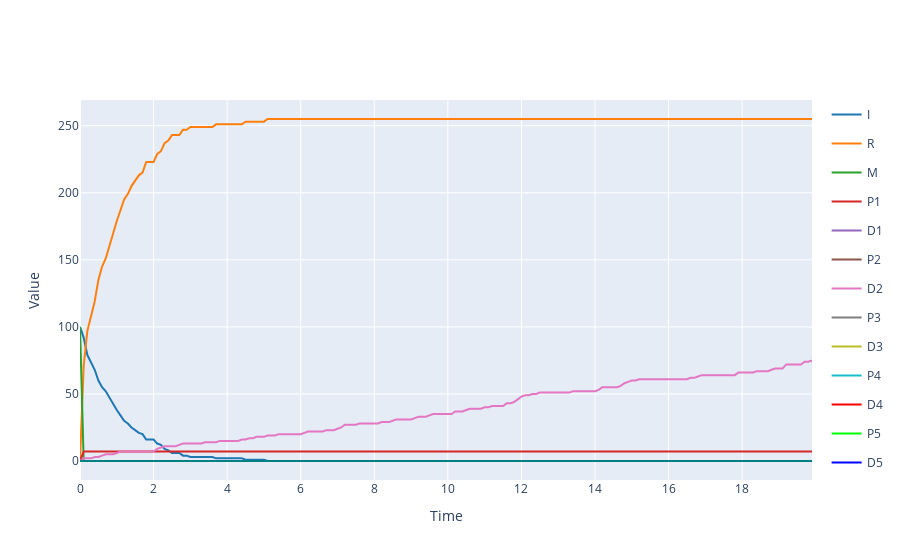

Notebook source saved alongside this figure:
### Markdown cell above
# Visualization

### Code cell
result.plotplotly()

### Figure 1 — Plotly figure (JSON) as saved in the notebook; plotly's stock layout.template omitted (floating-point values rounded to 4 significant figures; data arrays with more than 128 entries replaced by an {"elided": "..."} marker saying what was removed)
{"data": [{"legendgroup": "I", "line": {"color": "#1f77b4"}, "mode": "lines", "name": "I", "type": "scatter", "x": {"elided": "200 float values"}, "y": {"elided": "200 int values"}}, {"legendgroup": "R", "line": {"color": "#ff7f0e"}, "mode": "lines", "name": "R", "type": "scatter", "x": {"elided": "200 float values"}, "y": {"elided": "200 int values"}}, {"legendgroup": "M", "line": {"color": "#2ca02c"}, "mode": "lines", "name": "M", "type": "scatter", "x": {"elided": "200 float values"}, "y": {"elided": "200 int values"}}, {"legendgroup": "P1", "line": {"color": "#d62728"}, "mode": "lines", "name": "P1", "type": "scatter", "x": {"elided": "200 float values"}, "y": {"elided": "200 int values"}}, {"legendgroup": "D1", "line": {"color": "#9467bd"}, "mode": "lines", "name": "D1", "type": "scatter", "x": {"elided": "200 float values"}, "y": {"elided": "200 int values"}}, {"legendgroup": "P2", "line": {"color": "#8c564b"}, "mode": "lines", "name": "P2", "type": "scatter", "x": {"elided": "200 float values"}, "y": {"elided": "200 int values"}}, {"legendgroup": "D2", "line": {"color": "#e377c2"}, "mode": "lines", "name": "D2", "type": "scatter", "x": {"elided": "200 float values"}, "y": {"elided": "200 int values"}}, {"legendgroup": "P3", "line": {"color": "#7f7f7f"}, "mode": "lines", "name": "P3", "type": "scatter", "x": {"elided": "200 float values"}, "y": {"elided": "200 int values"}}, {"legendgroup": "D3", "line": {"color": "#bcbd22"}, "mode": "lines", "name": "D3", "type": "scatter", "x": {"elided": "200 float values"}, "y": {"elided": "200 int values"}}, {"legendgroup": "P4", "line": {"color": "#17becf"}, "mode": "lines", "name": "P4", "type": "scatter", "x": {"elided": "200 float values"}, "y": {"elided": "200 int values"}}, {"legendgroup": "D4", "line": {"color": "#ff0000"}, "mode": "lines", "name": "D4", "type": "scatter", "x": {"elided": "200 float values"}, "y": {"elided": "200 int values"}}, {"legendgroup": "P5", "line": {"color": "#00ff00"}, "mode": "lines", "name": "P5", "type": "scatter", "x": {"elided": "200 float values"}, "y": {"elided": "200 int values"}}, {"legendgroup": "D5", "line": {"color": "#0000ff"}, "mode": "lines", "name": "D5", "type": "scatter", "x": {"elided": "200 float values"}, "y": {"elided": "200 int values"}}, {"legendgroup": "P6", "line": {"color": "#ffff00"}, "mode": "lines", "name": "P6", "type": "scatter", "x": {"elided": "200 float values"}, "y": {"elided": "200 int values"}}, {"legendgroup": "D6", "line": {"color": "#00ffff"}, "mode": "lines", "name": "D6", "type": "scatter", "x": {"elided": "200 float values"}, "y": {"elided": "200 int values"}}, {"legendgroup": "P7", "line": {"color": "#ff00ff"}, "mode": "lines", "name": "P7", "type": "scatter", "x": {"elided": "200 float values"}, "y": {"elided": "200 int values"}}, {"legendgroup": "D7", "line": {"color": "#800000"}, "mode": "lines", "name": "D7", "type": "scatter", "x": {"elided": "200 float values"}, "y": {"elided": "200 int values"}}, {"legendgroup": "P8", "line": {"color": "#808000"}, "mode": "lines", "name": "P8", "type": "scatter", "x": {"elided": "200 float values"}, "y": {"elided": "200 int values"}}, {"legendgroup": "D8", "line": {"color": "#008000"}, "mode": "lines", "name": "D8", "type": "scatter", "x": {"elided": "200 float values"}, "y": {"elided": "200 int values"}}, {"legendgroup": "P9", "line": {"color": "#800080"}, "mode": "lines", "name": "P9", "type": "scatter", "x": {"elided": "200 float values"}, "y": {"elided": "200 int values"}}, {"legendgroup": "D9", "line": {"color": "#008080"}, "mode": "lines", "name": "D9", "type": "scatter", "x": {"elided": "200 float values"}, "y": {"elided": "200 int values"}}], "layout": {"showlegend": true, "title": {"text": ""}, "xaxis": {"title": {"text": "Time"}}, "yaxis": {"title": {"text": "Value"}}}}
